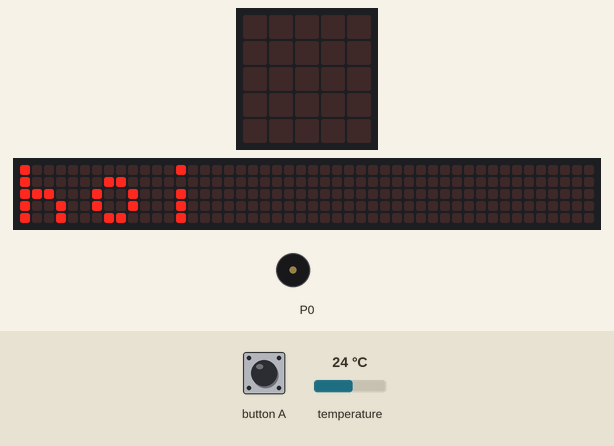
A program run on a simulated BBC micro:bit (MakeCode). Parts: the board's 5×5 LED display, a strip that is not on the board, showing the scrolling text unrolled, buzzer (waves = sounding). Inputs (shaded band) come from the test bench; at power-on: temperature 24 °C. The 48×5 strip is a reading aid, not a part: it shows the text the display is scrolling, unrolled, one strip-width of it at a time.

Above: at 2.9 s.
At 8.8 s:
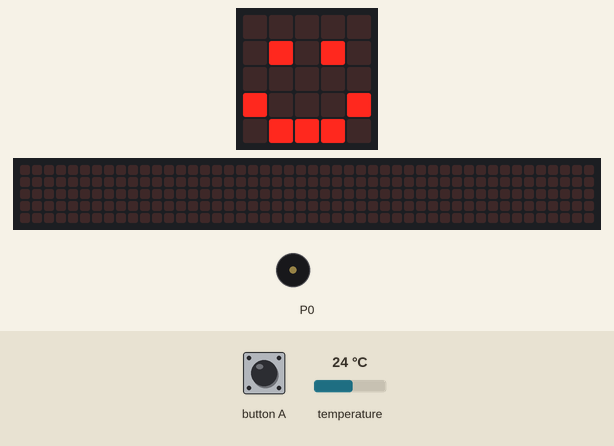
8.9 s: button A pressed for 0.15 s
At 9.55 s:
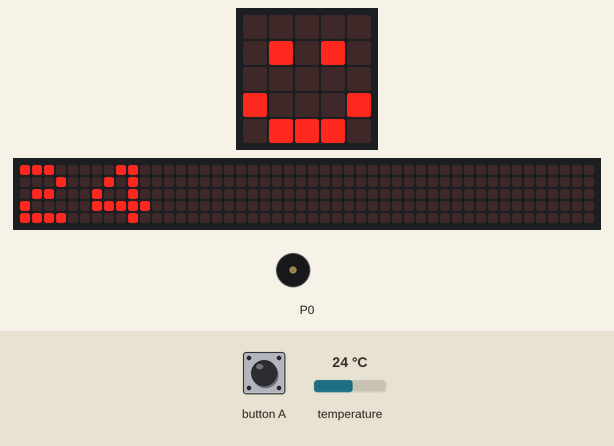
9.6 s: button A pressed for 0.15 s
10.3 s: temperature set to 12 °C
At 14.65 s:
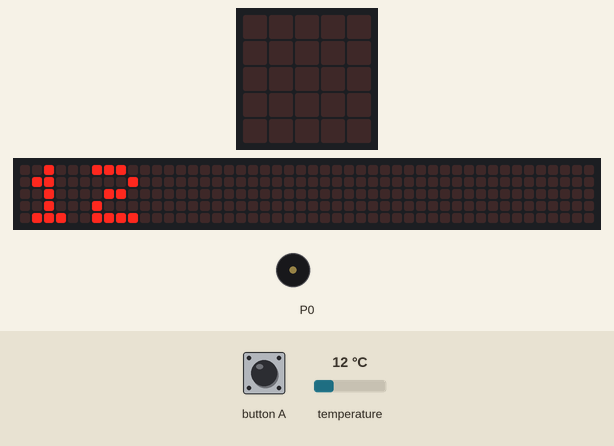
Timing chart, 0 to 16.1 s (numbered marks = the images above; inputs shaded):
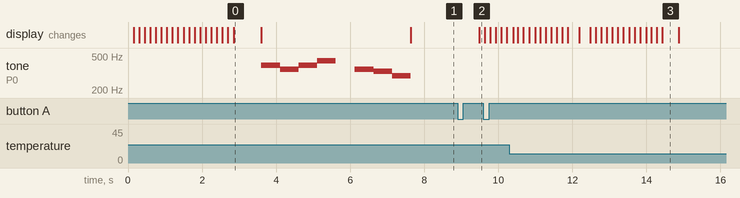

The program:

main.ts
```typescript
input.onButtonPressed(Button.A, function () {
    basic.showNumber(input.temperature())
})
basic.showString("hoi")
music.play(music.stringPlayable("G F G A - F E D ", 120), music.PlaybackMode.UntilDone)
basic.forever(function () {
    basic.showIcon(IconNames.Happy)
})
```

test.ts
```typescript
// tests gaan hier; deze zal niet worden gecompileerd wanneer dit pakket wordt gebruikt als extensie.
```

Measured:
- after the input at 8.9 s, the display: changes after 0.58 s (image 2)
- what the display in image 0 shows lasts 0.7 s, from 2.9 s to 3.6 s
- what the display in image 3 shows lasts 0.5 s, from 14.4 s to 14.9 s
